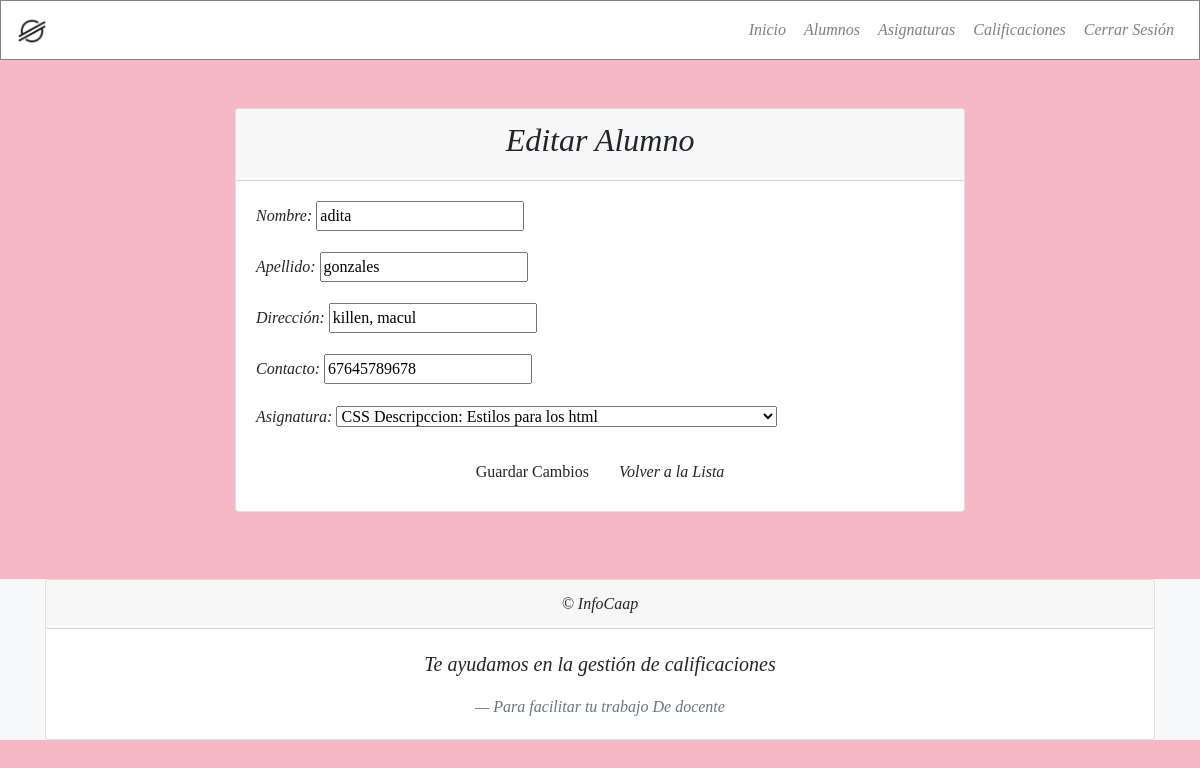
Page /alumnos/1/editar/ (signed in) on the committed database.
### alumnos/models.py (models this page shows, shortened)
class Alumno(models.Model):
    nombre = models.CharField(max_length=100)
    apellido = models.CharField(max_length=100, null=True, blank=True)
    direccion = models.CharField(max_length=255, null=True, blank=True)
    contacto = models.CharField(max_length=100, null=True, blank=True)
    asignatura = models.ForeignKey('asignaturas.Asignatura', on_delete=models.CASCADE, null=True, blank=True)

### alumnos/views.py (the view)
# urls.py: path('<int:pk>/editar/', views.editar_alumno, name='editar_alumno'),
@login_required
def editar_alumno(request, pk):
    alumno = get_object_or_404(Alumno, pk=pk)
    if request.method == 'POST':
        form = AlumnoForm(request.POST, instance=alumno)
        if form.is_valid():
            form.save()
            return redirect('lista_alumnos')
    else:
        form = AlumnoForm(instance=alumno)
    return render(request, 'alumnos/editar_alumno.html', {'form': form, 'alumno': alumno})

### alumnos/forms.py
class AlumnoForm(forms.ModelForm):
    class Meta:
        model = Alumno
        fields = ['nombre', 'apellido', 'direccion', 'contacto', 'asignatura']

### asignaturas/models.py (called while the page is built)
    def __str__(self):
        return f"{self.nombre} Descripccion: {self.descripcion}"

### alumnos/templates/alumnos/editar_alumno.html (shortened to what this page needs)
{% extends 'base.html' %}
{% block content %}
<div class="container mt-5">
  <div class="row justify-content-center">
    <div class="col-md-8">
      <div class="card">
        <div class="card-header text-center">
          <h2>Editar Alumno</h2>
        </div>
        <div class="card-body">
          <form method="post">
            <div class="form-group">
              <label for="id_nombre">Nombre:</label>
              {{ form.nombre }}
            </div>
            <div class="form-group">
              <label for="id_apellido">Apellido:</label>
              {{ form.apellido }}
            </div>
            <div class="form-group">
              <label for="id_direccion">Dirección:</label>
              {{ form.direccion }}
            </div>
            <div class="form-group">
              <label for="id_contacto">Contacto:</label>
              {{ form.contacto }}
            </div>
            <div class="form-group">
              <label for="id_asignatura">Asignatura:</label>
              {{ form.asignatura }}
            </div>
            <div class="text-center">
              <button type="submit" class="btn ">Guardar Cambios</button>
              <a href="{% url 'lista_alumnos' %}" class="btn ">Volver a la Lista</a>
            </div>
          </form>
        </div>
      </div>
    </div>
  </div>
</div>
{% endblock %}

### static/templates/base.html (style rules this page uses)
body { background-color: #f6b8c5; font-family: "Times New Roman", Times, serif; font-style: italic; margin: 0; padding-bottom: 60px; min-height: 100vh; display: flex; flex-direction: column; }

### rows in the picture
Alumno: nombre "adita", apellido "gonzales", direccion "killen, macul", contacto "67645789678", asignatura "CSS Descripccion: Estilos para los html"
